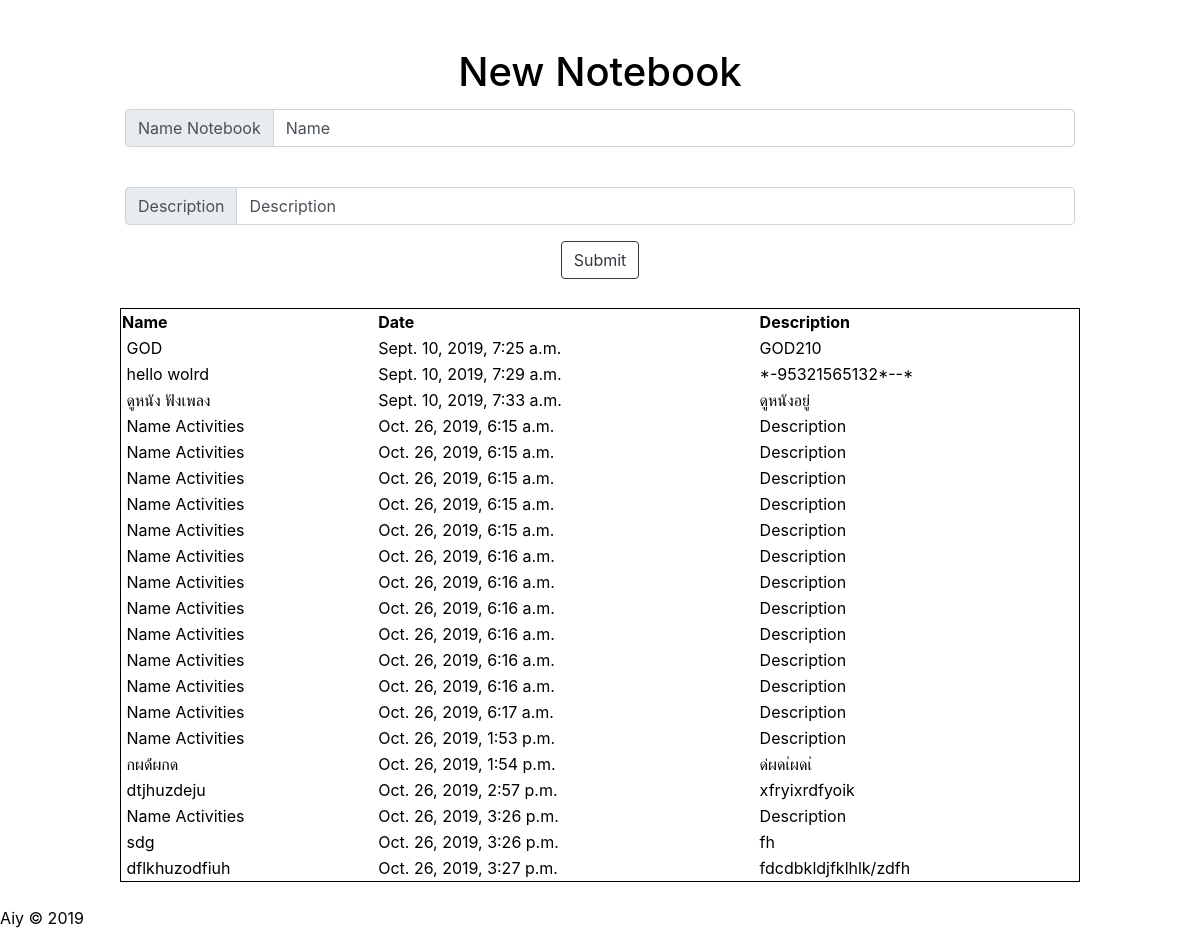
The page /input on the database as committed earlier.
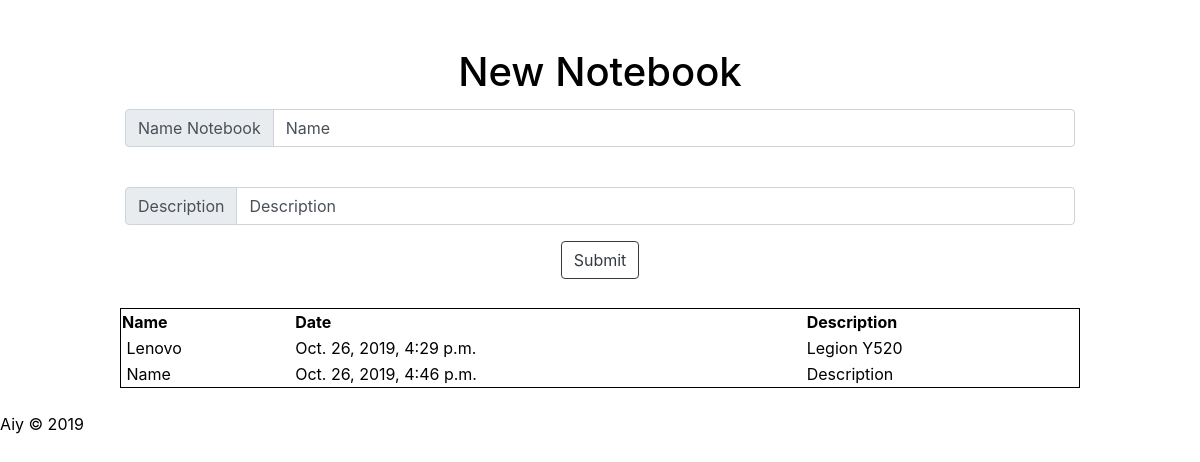
The same page on the database as committed later.
### myapp/models.py (models this page shows)
class Entry(models.Model):
    name = models.CharField(max_length=100)
    date = models.DateTimeField(auto_now_add=True)
    description = models.TextField()
    created = models.DateTimeField(auto_now_add=True)
    def __str__(self):
      return f'{self.name} {self.date}'

### myapp/views.py (the view)
# urls.py: path('input', views.input),
def input(req):
    if req.method == 'POST':
        post = req.POST
        s = Entry()
        s.name = post['name']
        s.description = post['description']
        s.save()
        entries = Entry.objects.all()
        print(entries)
        return render(req, 'myapp/input.html', { 'entries': entries })
    else:
        print('ร้องขอทำมะดา')
        entries = Entry.objects.all()
        print(entries)
        return render(req, 'myapp/input.html', {'entries': entries})

### myapp/templates/myapp/input.html (shortened to what this page needs)
<!DOCTYPE html>
<html lang="en">
  <head>
    {% load static %}
    <link href="{% static 'vendor/fontawesome-free/css/all.min.css' %}" rel="stylesheet" type="text/css">
    <link rel="stylesheet" href="https://stackpath.bootstrapcdn.com/bootstrap/4.3.1/css/bootstrap.min.css">
  </head>
  <body style="color: black;"><br><br>
    <center><nav> <h1> New Notebook </h1> </nav></center>
    <center><div>
      <section class="filled">
        <form action="input" method="POST" enctype="multipart/form-data;charset=UTF-8">
          <div class="input-group mb-3">
              <div class="input-group-prepend">
                <span class="input-group-text" id="basic-addon1">Name Notebook</span>
              </div>
              <input class="form-control" type="text" name="name" value="Name" aria-describedby="basic-addon1">
          </div><br>
          <div class="input-group mb-3">
              <div class="input-group-prepend">
                <span class="input-group-text" id="basic-addon1">Description</span>
              </div>
              <input class="form-control" type="text" name="description" value="Description" aria-describedby="basic-addon1">
          </div>
          <center><button class="btn btn-outline-dark"  type="submit">Submit</button></center><br>
        </form>
      </section>
      <div>
       <table style="width:80%; border: 1px solid black; padding: 1em;">
        <tr>
          <th>Name</th>
          <th>Date</th>
          <th>Description</th>
        </tr>
        {% for s in entries %}
        <tr>
          <td> <i class="fa {{s.name}}"></i> {{ s.name }}</td>
          <td>{{ s.date }}</td>
          <td>{{ s.description }}</td>
        </tr>
        {% endfor %}
      </table>
      </div></center>
    </div><br>
    <footer>
      <div>
        <div>Aiy &copy; 2019 </div>
      </div>
    </footer>
  </body>
</html>

### myapp/templates/myapp/input.html (style rules this page uses)
.filled { width: 80%; padding: 5px; }

Rows that differ between the two databases and show on the page:
removed Entry: name "GOD", date "Sept. 10, 2019, 7:25 a.m.", description "GOD210"
removed Entry: name "hello wolrd", date "Sept. 10, 2019, 7:29 a.m.", description "*-95321565132*--*"
removed Entry: name "ดูหนัง ฟังเพลง", date "Sept. 10, 2019, 7:33 a.m.", description "ดูหนังอยู่"
removed Entry: name "Name Activities", date "Oct. 26, 2019, 6:15 a.m.", description "Description"
removed Entry: name "Name Activities", date "Oct. 26, 2019, 6:15 a.m.", description "Description"
removed Entry: name "Name Activities", date "Oct. 26, 2019, 6:15 a.m.", description "Description"
removed Entry: name "Name Activities", date "Oct. 26, 2019, 6:15 a.m.", description "Description"
removed Entry: name "Name Activities", date "Oct. 26, 2019, 6:15 a.m.", description "Description"
removed Entry: name "Name Activities", date "Oct. 26, 2019, 6:16 a.m.", description "Description"
removed Entry: name "Name Activities", date "Oct. 26, 2019, 6:16 a.m.", description "Description"
removed Entry: name "Name Activities", date "Oct. 26, 2019, 6:16 a.m.", description "Description"
removed Entry: name "Name Activities", date "Oct. 26, 2019, 6:16 a.m.", description "Description"
removed Entry: name "Name Activities", date "Oct. 26, 2019, 6:16 a.m.", description "Description"
removed Entry: name "Name Activities", date "Oct. 26, 2019, 6:16 a.m.", description "Description"
removed Entry: name "Name Activities", date "Oct. 26, 2019, 6:17 a.m.", description "Description"
removed Entry: name "Name Activities", date "Oct. 26, 2019, 1:53 p.m.", description "Description"
removed Entry: name "กผด้่ผกด", date "Oct. 26, 2019, 1:54 p.m.", description "ด่ผดเ่ผดเ่"
removed Entry: name "dtjhuzdeju", date "Oct. 26, 2019, 2:57 p.m.", description "xfryixrdfyoik"
removed Entry: name "Name Activities", date "Oct. 26, 2019, 3:26 p.m.", description "Description"
removed Entry: name "sdg", date "Oct. 26, 2019, 3:26 p.m.", description "fh"
removed Entry: name "dflkhuzodfiuh", date "Oct. 26, 2019, 3:27 p.m.", description "fdcdbkldjfklhlk/zdfh"
added Entry: name "Lenovo", date "Oct. 26, 2019, 4:29 p.m.", description "Legion Y520"
added Entry: name "Name", date "Oct. 26, 2019, 4:46 p.m.", description "Description"
